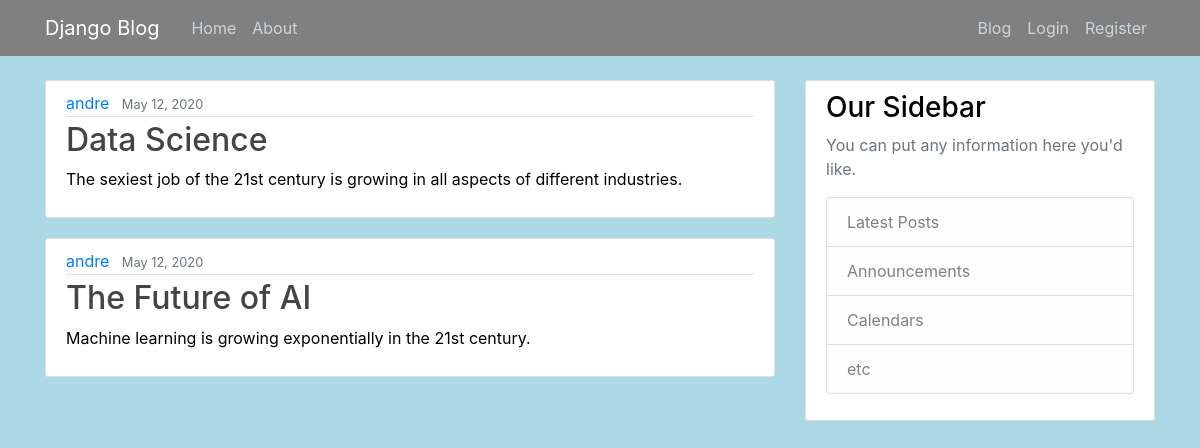
Screenshot of /blog/ with the database file from the repository.
### blog/models.py (models this page shows, shortened)
class Post(models.Model):
    title = models.CharField(max_length=100)
    content = models.TextField()
    date_posted = models.DateTimeField(default=timezone.now)
    author = models.ForeignKey(User, on_delete=models.CASCADE)

### blog/views.py (the view)
# urls.py: path('', views.home, name='blog-home'),
def blog(request):
    context = {
        'posts': Post.objects.all() # blog data
    }
    return render(request, 'blog/blog.html', context)

### blog/templates/blog/blog.html
{% extends "blog/base.html" %}
{% block content %}
    {% for post in posts %}
        <article class="media content-section">
          <div class="media-body">
            <div class="article-metadata">
              <a class="mr-2" href="#">{{ post.author }}</a>
              <small class="text-muted">{{ post.date_posted|date:"F d, Y" }}</small>
            </div>
            <h2><a class="article-title" href="#">{{ post.title }}</a></h2>
            <p class="article-content">{{ post.content }}</p>
          </div>
        </article>
    {% endfor %}
{% endblock content %}

### blog/static/blog/main.css (style rules this page uses)
body { background: lightblue; color: black; margin-top: 5rem; }
h1, h2, h3, h4, h5, h6 { color: black; }
.content-section { background: #ffffff; padding: 10px 20px; border: 1px solid #dddddd; border-radius: 3px; margin-bottom: 20px; }
.article-title { color: #444444; }
.article-content { white-space: pre-line; }
.article-metadata { padding-bottom: 1px; margin-bottom: 4px; border-bottom: 1px solid #e3e3e3 }

### rows the page displays
Post: author "andre", date_posted "May 12, 2020", title "Data Science", content "The sexiest job of the 21st century is growing in all aspects of different industries."
Post: author "andre", date_posted "May 12, 2020", title "The Future of AI", content "Machine learning is growing exponentially in the 21st century."
